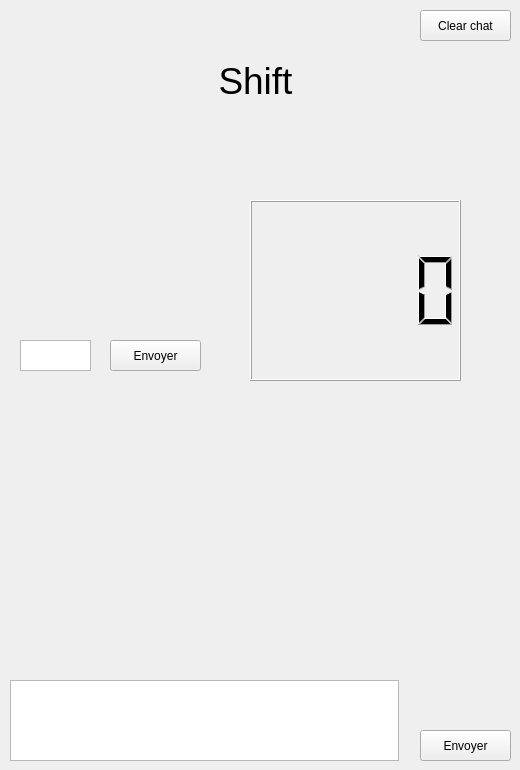
          <widget class="QWidget" name="tab_shift">
           <attribute name="title">
            <string>Shift</string>
           </attribute>
           <widget class="QPlainTextEdit" name="plainTextEdit_shift">
            <property name="geometry">
             <rect>
              <x>10</x>
              <y>680</y>
              <width>389</width>
              <height>81</height>
             </rect>
            </property>
           </widget>
           <widget class="QPushButton" name="pushButton_shift">
            <property name="geometry">
             <rect>
              <x>420</x>
              <y>730</y>
              <width>91</width>
              <height>31</height>
             </rect>
            </property>
            <property name="text">
             <string>Envoyer</string>
            </property>
           </widget>
           <widget class="QLCDNumber" name="lcdNumber_3">
            <property name="geometry">
             <rect>
              <x>250</x>
              <y>200</y>
              <width>211</width>
              <height>181</height>
             </rect>
            </property>
           </widget>
           <widget class="QPlainTextEdit" name="plainTextEdit_shift_key">
            <property name="geometry">
             <rect>
              <x>20</x>
              <y>340</y>
              <width>71</width>
              <height>31</height>
             </rect>
            </property>
           </widget>
           <widget class="QPushButton" name="pushButton_shift_key">
            <property name="geometry">
             <rect>
              <x>110</x>
              <y>340</y>
              <width>91</width>
              <height>31</height>
             </rect>
            </property>
            <property name="text">
             <string>Envoyer</string>
            </property>
           </widget>
           <widget class="QLabel" name="label_8">
            <property name="geometry">
             <rect>
              <x>140</x>
              <y>20</y>
              <width>231</width>
              <height>121</height>
             </rect>
            </property>
            <property name="font">
             <font>
              <pointsize>28</pointsize>
             </font>
            </property>
            <property name="text">
             <string>Shift</string>
            </property>
            <property name="scaledContents">
             <bool>true</bool>
            </property>
            <property name="alignment">
             <set>Qt::AlignCenter</set>
            </property>
           </widget>
           <widget class="QPushButton" name="pushButton_clear">
            <property name="geometry">
             <rect>
              <x>420</x>
              <y>10</y>
              <width>91</width>
              <height>31</height>
             </rect>
            </property>
            <property name="text">
             <string>Clear chat</string>
            </property>
           </widget>
          </widget>
